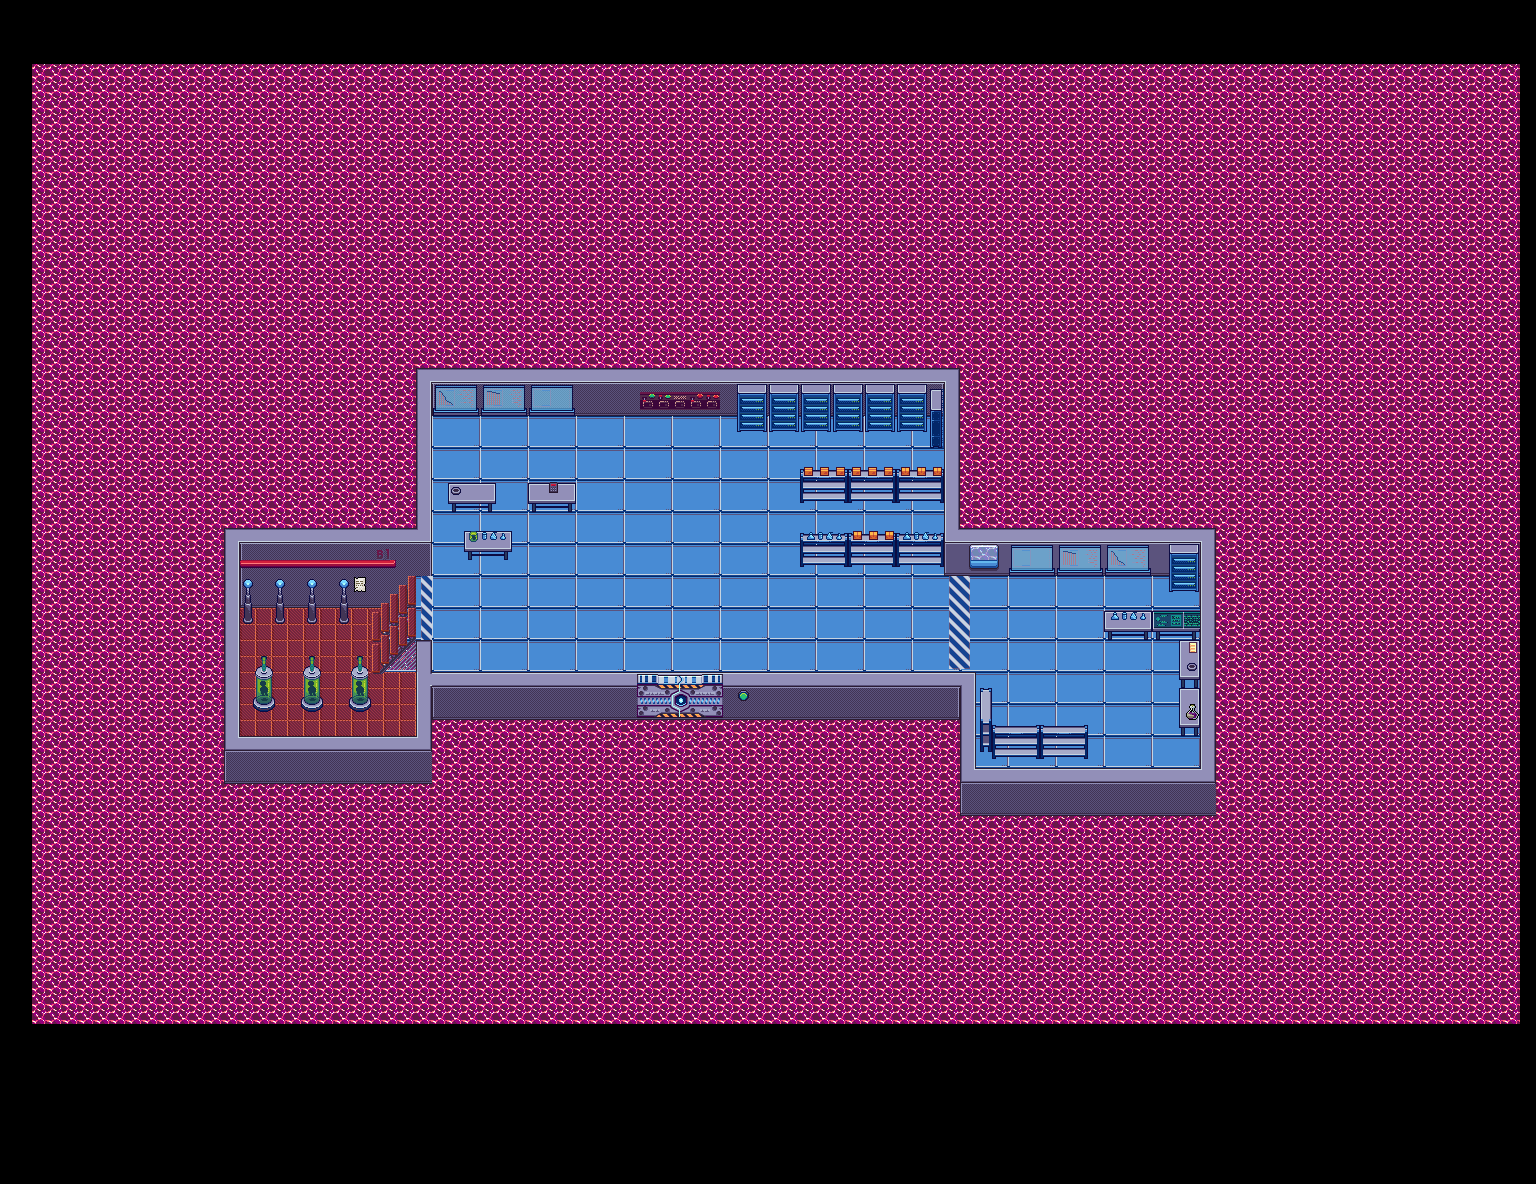

Tiled map render using the project's own tile images. Description and the map definition, with tile-layer contents summarised, below:
An orthogonal 96x74 tile map with 16x16 px tiles, 6 tile layers (Floor, Background, Door, Object, ...), 5 tilesets and 22 objects (3x Enemy, Starting Point, Boss).

<map version="1.10" tiledversion="1.11.0" orientation="orthogonal" renderorder="right-down" width="96" height="74" tilewidth="16" tileheight="16" infinite="0" nextlayerid="13" nextobjectid="57">
 <tileset firstgid="1" source="tilesFloor.tsx" />
 <tileset firstgid="199" source="tilesWalls.tsx" />
 <tileset firstgid="391" source="tilesStuff.tsx" />
 <tileset firstgid="983" source="../Legions of Undead/Legions of Undead/Water_detilazation2.tsx" />
 <tileset firstgid="3869" source="roguelikeitems.tsx" />
 <layer id="8" name="Floor" width="96" height="74">
  <data>[7104 cells, 6365 non-empty, 7 distinct tile ids]</data>
 </layer>
 <layer id="1" name="Background" width="96" height="74">
  <data>[7104 cells, 2578 non-empty, 54 distinct tile ids]</data>
 </layer>
 <layer id="2" name="Door" width="96" height="74">
  <data>[7104 cells, 42 non-empty, 23 distinct tile ids]</data>
 </layer>
 <layer id="5" name="Object" width="96" height="74">
  <data>[7104 cells, 235 non-empty, 84 distinct tile ids]</data>
 </layer>
 <layer id="3" name="Object1" width="96" height="74">
  <data>[7104 cells, 141 non-empty, 66 distinct tile ids]</data>
 </layer>
 <layer id="4" name="Object2" width="96" height="74">
  <data>[7104 cells, 14 non-empty, 10 distinct tile ids]</data>
 </layer>
 <objectgroup id="7" name="Player">
  <object id="5" name="Starting Point" x="704" y="559.333">
   <point />
  </object>
 </objectgroup>
 <objectgroup id="6" name="Collision">
  <object id="23" x="448.5" y="484" width="47.5" height="26.5" />
  <object id="27" x="528" y="483.5" width="48.5" height="27.5" />
  <object id="28" x="464.5" y="530.5" width="47" height="29" />
  <object id="31" x="255.5" y="657.5" width="16" height="49" />
  <object id="32" x="304" y="657" width="16" height="47" />
  <object id="33" x="351.637" y="657.5" width="15.7258" height="46.5" />
  <object id="34" x="418" y="369">
   <polygon points="0,0 543,-1 543,159 799,159 799,415 543,415 543,319 15,319 15,383 -193,383 -193,159 -1,159 -2,201 -38.5,237.5 -177,237.25 -177,367 -1,367 -1,303 -33,303 -1,271 15,271 15,303 559,303 559,399 783,399 782,222 751.375,221.5 751.25,208 527,207 527.5,78.5 512,78.75 511.25,63.875 319,62.5 319,47 15,47 14,207 -1,207" />
  </object>
  <object id="35" x="800" y="468" width="144" height="35.3333" />
  <object id="37" x="800" y="530" width="144" height="37.3333" />
  <object id="38" x="240" y="576" width="16" height="48" />
  <object id="39" x="272" y="576" width="16" height="48" />
  <object id="40" x="304" y="576" width="16" height="48" />
  <object id="41" x="336" y="576" width="16" height="48" />
  <object id="42" x="546" y="763.5" height="0.5" />
  <object id="44" x="1103.5" y="611" width="93.5" height="24.5" />
  <object id="45" x="1178.5" y="641" width="20.5" height="93.5" />
  <object id="46" x="980.5" y="688.5" width="11" height="62" />
 </objectgroup>
 <objectgroup id="12" name="Boss">
  <object id="55" name="Boss" x="1065.5" y="668">
   <point />
  </object>
 </objectgroup>
 <objectgroup id="11" name="Enemy">
  <object id="50" name="Enemy" x="605.5" y="559.5">
   <point />
  </object>
  <object id="51" name="Enemy" x="748.5" y="596.5">
   <point />
  </object>
  <object id="52" name="Enemy" x="674.5" y="623">
   <point />
  </object>
 </objectgroup>
</map>
